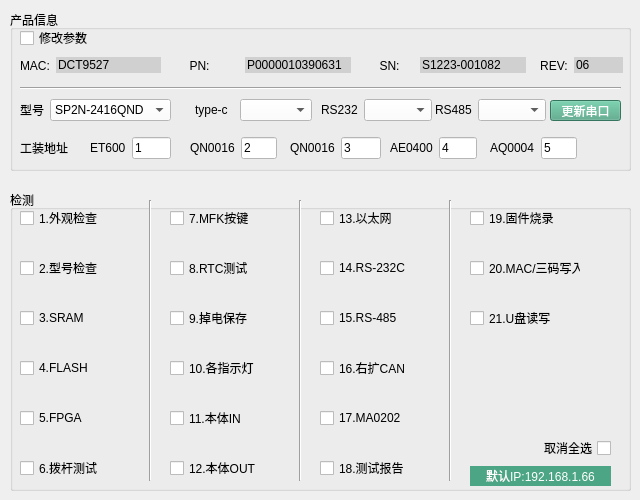
   <widget class="QWidget" name="tab_4">
    <attribute name="title">
     <string>CPU</string>
    </attribute>
    <widget class="QGroupBox" name="groupBox_18">
     <property name="geometry">
      <rect>
       <x>10</x>
       <y>10</y>
       <width>621</width>
       <height>161</height>
      </rect>
     </property>
     <property name="title">
      <string>产品信息</string>
     </property>
     <widget class="QWidget" name="layoutWidget_20">
      <property name="geometry">
       <rect>
        <x>530</x>
        <y>40</y>
        <width>83</width>
        <height>31</height>
       </rect>
      </property>
      <layout class="QHBoxLayout" name="horizontalLayout_30">
       <item>
        <widget class="QLabel" name="label_56">
         <property name="styleSheet">
          <string notr="true">font: 87 12pt &quot;Arial Black&quot;;
</string>
         </property>
         <property name="text">
          <string>REV:</string>
         </property>
         <property name="alignment">
          <set>Qt::AlignCenter</set>
         </property>
        </widget>
       </item>
       <item alignment="Qt::AlignHCenter|Qt::AlignVCenter">
        <widget class="QLineEdit" name="lineEdit_32">
         <property name="styleSheet">
          <string notr="true">background-color: rgb(208, 208, 208);
font: 87 11pt &quot;Arial Black&quot;;
border: none;</string>
         </property>
         <property name="text">
          <string>06</string>
         </property>
        </widget>
       </item>
      </layout>
     </widget>
     <widget class="QWidget" name="layoutWidget_21">
      <property name="geometry">
       <rect>
        <x>355</x>
        <y>40</y>
        <width>161</width>
        <height>31</height>
       </rect>
      </property>
      <layout class="QHBoxLayout" name="horizontalLayout_31">
       <item>
        <widget class="QLabel" name="label_57">
         <property name="styleSheet">
          <string notr="true">font: 87 12pt &quot;Arial Black&quot;;
</string>
         </property>
         <property name="text">
          <string>SN:</string>
         </property>
         <property name="alignment">
          <set>Qt::AlignCenter</set>
         </property>
        </widget>
       </item>
       <item alignment="Qt::AlignHCenter|Qt::AlignVCenter">
        <widget class="QLineEdit" name="lineEdit_31">
         <property name="styleSheet">
          <string notr="true">background-color: rgb(208, 208, 208);
font: 87 11pt &quot;Arial Black&quot;;
border: none;
</string>
         </property>
         <property name="text">
          <string>S1223-001082</string>
         </property>
        </widget>
       </item>
      </layout>
     </widget>
     <widget class="QWidget" name="layoutWidget_22">
      <property name="geometry">
       <rect>
        <x>150</x>
        <y>40</y>
        <width>191</width>
        <height>31</height>
       </rect>
      </property>
      <layout class="QHBoxLayout" name="horizontalLayout_32">
       <item>
        <widget class="QLabel" name="label_58">
         <property name="styleSheet">
          <string notr="true">font: 87 12pt &quot;Arial Black&quot;;
</string>
         </property>
         <property name="text">
          <string>PN:</string>
         </property>
         <property name="alignment">
          <set>Qt::AlignCenter</set>
         </property>
        </widget>
       </item>
       <item alignment="Qt::AlignHCenter|Qt::AlignVCenter">
        <widget class="QLineEdit" name="lineEdit_30">
         <property name="styleSheet">
          <string notr="true">background-color: rgb(208, 208, 208);
font: 87 11pt &quot;Arial Black&quot;;
border: none;</string>
         </property>
         <property name="text">
          <string>P0000010390631</string>
         </property>
        </widget>
       </item>
      </layout>
     </widget>
     <widget class="QWidget" name="layoutWidget_23">
      <property name="geometry">
       <rect>
        <x>10</x>
        <y>85</y>
        <width>151</width>
        <height>30</height>
       </rect>
      </property>
      <layout class="QHBoxLayout" name="horizontalLayout_33">
       <item>
        <widget class="QLabel" name="label_59">
         <property name="text">
          <string>型号</string>
         </property>
        </widget>
       </item>
       <item>
        <widget class="QComboBox" name="comboBox_20">
         <property name="styleSheet">
          <string notr="true">background-color: rgb(255, 255, 255);</string>
         </property>
         <item>
          <property name="text">
           <string>SP2N-2416QND</string>
          </property>
         </item>
        </widget>
       </item>
      </layout>
     </widget>
     <widget class="QWidget" name="layoutWidget_24">
      <property name="geometry">
       <rect>
        <x>311</x>
        <y>85</y>
        <width>111</width>
        <height>30</height>
       </rect>
      </property>
      <layout class="QHBoxLayout" name="horizontalLayout_34">
       <item alignment="Qt::AlignHCenter">
        <widget class="QLabel" name="label_60">
         <property name="text">
          <string>RS232</string>
         </property>
        </widget>
       </item>
       <item>
        <widget class="QComboBox" name="comboBox_21">
         <property name="styleSheet">
          <string notr="true">background-color: rgb(255, 255, 255);</string>
         </property>
        </widget>
       </item>
      </layout>
     </widget>
     <widget class="QWidget" name="layoutWidget_25">
      <property name="geometry">
       <rect>
        <x>425</x>
        <y>85</y>
        <width>111</width>
        <height>30</height>
       </rect>
      </property>
      <layout class="QHBoxLayout" name="horizontalLayout_37">
       <item alignment="Qt::AlignHCenter">
        <widget class="QLabel" name="label_64">
         <property name="text">
          <string>RS485</string>
         </property>
        </widget>
       </item>
       <item>
        <widget class="QComboBox" name="comboBox_22">
         <property name="styleSheet">
          <string notr="true">background-color: rgb(255, 255, 255);</string>
         </property>
        </widget>
       </item>
      </layout>
     </widget>
     <widget class="QWidget" name="layoutWidget_3">
      <property name="geometry">
       <rect>
        <x>80</x>
        <y>123</y>
        <width>81</width>
        <height>30</height>
       </rect>
      </property>
      <layout class="QHBoxLayout" name="horizontalLayout_8">
       <item>
        <widget class="QLabel" name="label_67">
         <property name="text">
          <string>ET600</string>
         </property>
        </widget>
       </item>
       <item>
        <widget class="QLineEdit" name="lineEdit_34">
         <property name="styleSheet">
          <string notr="true">background-color: rgb(255, 255, 255);</string>
         </property>
         <property name="text">
          <string>1</string>
         </property>
        </widget>
       </item>
      </layout>
     </widget>
     <widget class="QWidget" name="layoutWidget_4">
      <property name="geometry">
       <rect>
        <x>180</x>
        <y>123</y>
        <width>87</width>
        <height>30</height>
       </rect>
      </property>
      <layout class="QHBoxLayout" name="horizontalLayout_9">
       <item>
        <widget class="QLabel" name="label_68">
         <property name="text">
          <string>QN0016</string>
         </property>
        </widget>
       </item>
       <item>
        <widget class="QLineEdit" name="lineEdit_35">
         <property name="styleSheet">
          <string notr="true">background-color: rgb(255, 255, 255);</string>
         </property>
         <property name="text">
          <string>2</string>
         </property>
        </widget>
       </item>
      </layout>
     </widget>
     <widget class="QWidget" name="layoutWidget_5">
      <property name="geometry">
       <rect>
        <x>280</x>
        <y>123</y>
        <width>91</width>
        <height>30</height>
       </rect>
      </property>
      <layout class="QHBoxLayout" name="horizontalLayout_10">
       <item>
        <widget class="QLabel" name="label_69">
         <property name="text">
          <string>QN0016</string>
         </property>
        </widget>
       </item>
       <item>
        <widget class="QLineEdit" name="lineEdit_36">
         <property name="styleSheet">
          <string notr="true">background-color: rgb(255, 255, 255);</string>
         </property>
         <property name="text">
          <string>3</string>
         </property>
        </widget>
       </item>
      </layout>
     </widget>
     <widget class="QWidget" name="layoutWidget_6">
      <property name="geometry">
       <rect>
        <x>380</x>
        <y>123</y>
        <width>87</width>
        <height>30</height>
       </rect>
      </property>
      <layout class="QHBoxLayout" name="horizontalLayout_14">
       <item>
        <widget class="QLabel" name="label_70">
         <property name="text">
          <string>AE0400</string>
         </property>
        </widget>
       </item>
       <item>
        <widget class="QLineEdit" name="lineEdit_37">
         <property name="styleSheet">
          <string notr="true">background-color: rgb(255, 255, 255);</string>
         </property>
         <property name="text">
          <string>4</string>
         </property>
        </widget>
       </item>
      </layout>
     </widget>
     <widget class="QWidget" name="layoutWidget_8">
      <property name="geometry">
       <rect>
        <x>480</x>
        <y>123</y>
        <width>87</width>
        <height>30</height>
       </rect>
      </property>
      <layout class="QHBoxLayout" name="horizontalLayout_40">
       <item>
        <widget class="QLabel" name="label_71">
         <property name="text">
          <string>AQ0004</string>
         </property>
        </widget>
       </item>
       <item>
        <widget class="QLineEdit" name="lineEdit_38">
         <property name="styleSheet">
          <string notr="true">background-color: rgb(255, 255, 255);</string>
         </property>
         <property name="text">
          <string>5</string>
         </property>
        </widget>
       </item>
      </layout>
     </widget>
     <widget class="QCheckBox" name="checkBox_71">
      <property name="geometry">
       <rect>
        <x>10</x>
        <y>20</y>
        <width>71</width>
        <height>16</height>
       </rect>
      </property>
      <property name="text">
       <string>修改参数</string>
      </property>
     </widget>
     <widget class="QPushButton" name="pushButton_renewSerial">
      <property name="geometry">
       <rect>
        <x>540</x>
        <y>90</y>
        <width>71</width>
        <height>21</height>
       </rect>
      </property>
      <property name="styleSheet">
       <string notr="true">background-color: rgb(126, 126, 126);
color: rgb(255, 255, 255);
background-color: rgb(76, 165, 132);</string>
      </property>
      <property name="text">
       <string>更新串口</string>
      </property>
     </widget>
     <widget class="QWidget" name="layoutWidget_26">
      <property name="geometry">
       <rect>
        <x>185</x>
        <y>85</y>
        <width>117</width>
        <height>30</height>
       </rect>
      </property>
      <layout class="QHBoxLayout" name="horizontalLayout_39">
       <item>
        <widget class="QLabel" name="label_66">
         <property name="text">
          <string>type-c</string>
         </property>
        </widget>
       </item>
       <item>
        <widget class="QComboBox" name="comboBox_23">
         <property name="styleSheet">
          <string notr="true">background-color: rgb(255, 255, 255);</string>
         </property>
        </widget>
       </item>
      </layout>
     </widget>
     <widget class="QLabel" name="label_90">
      <property name="geometry">
       <rect>
        <x>10</x>
        <y>124</y>
        <width>61</width>
        <height>28</height>
       </rect>
      </property>
      <property name="text">
       <string>工装地址</string>
      </property>
     </widget>
     <widget class="Line" name="line_5">
      <property name="geometry">
       <rect>
        <x>10</x>
        <y>68</y>
        <width>601</width>
        <height>20</height>
       </rect>
      </property>
      <property name="orientation">
       <enum>Qt::Horizontal</enum>
      </property>
     </widget>
     <widget class="QWidget" name="layoutWidget">
      <property name="geometry">
       <rect>
        <x>10</x>
        <y>40</y>
        <width>141</width>
        <height>31</height>
       </rect>
      </property>
      <layout class="QHBoxLayout" name="horizontalLayout_7">
       <item>
        <widget class="QLabel" name="label_61">
         <property name="styleSheet">
          <string notr="true">font: 87 12pt &quot;Arial Black&quot;;
</string>
         </property>
         <property name="text">
          <string>MAC:</string>
         </property>
        </widget>
       </item>
       <item>
        <widget class="QLineEdit" name="lineEdit_33">
         <property name="styleSheet">
          <string notr="true">background-color: rgb(208, 208, 208);
font: 87 11pt &quot;Arial Black&quot;;
border: none;</string>
         </property>
         <property name="text">
          <string>DCT9527</string>
         </property>
        </widget>
       </item>
      </layout>
     </widget>
     <zorder>layoutWidget</zorder>
     <zorder>line_5</zorder>
     <zorder>layoutWidget_20</zorder>
     <zorder>layoutWidget_21</zorder>
     <zorder>layoutWidget_22</zorder>
     <zorder>layoutWidget_23</zorder>
     <zorder>layoutWidget_24</zorder>
     <zorder>layoutWidget_25</zorder>
     <zorder>layoutWidget_3</zorder>
     <zorder>layoutWidget_4</zorder>
     <zorder>layoutWidget_5</zorder>
     <zorder>layoutWidget_6</zorder>
     <zorder>layoutWidget_8</zorder>
     <zorder>checkBox_71</zorder>
     <zorder>pushButton_renewSerial</zorder>
     <zorder>layoutWidget_26</zorder>
     <zorder>label_90</zorder>
    </widget>
    <widget class="QGroupBox" name="groupBox_19">
     <property name="geometry">
      <rect>
       <x>10</x>
       <y>190</y>
       <width>621</width>
       <height>301</height>
      </rect>
     </property>
     <property name="title">
      <string>检测</string>
     </property>
     <widget class="QCheckBox" name="checkBox_53">
      <property name="geometry">
       <rect>
        <x>10</x>
        <y>170</y>
        <width>101</width>
        <height>16</height>
       </rect>
      </property>
      <property name="text">
       <string>4.FLASH</string>
      </property>
     </widget>
     <widget class="QCheckBox" name="checkBox_69">
      <property name="geometry">
       <rect>
        <x>460</x>
        <y>20</y>
        <width>101</width>
        <height>16</height>
       </rect>
      </property>
      <property name="text">
       <string>19.固件烧录</string>
      </property>
     </widget>
     <widget class="QCheckBox" name="checkBox_56">
      <property name="geometry">
       <rect>
        <x>10</x>
        <y>270</y>
        <width>101</width>
        <height>16</height>
       </rect>
      </property>
      <property name="text">
       <string>6.拨杆测试</string>
      </property>
     </widget>
     <widget class="QCheckBox" name="checkBox_55">
      <property name="geometry">
       <rect>
        <x>10</x>
        <y>220</y>
        <width>101</width>
        <height>16</height>
       </rect>
      </property>
      <property name="text">
       <string>5.FPGA</string>
      </property>
     </widget>
     <widget class="QCheckBox" name="checkBox_57">
      <property name="geometry">
       <rect>
        <x>160</x>
        <y>20</y>
        <width>101</width>
        <height>16</height>
       </rect>
      </property>
      <property name="text">
       <string>7.MFK按键</string>
      </property>
     </widget>
     <widget class="QCheckBox" name="checkBox_58">
      <property name="geometry">
       <rect>
        <x>160</x>
        <y>70</y>
        <width>101</width>
        <height>16</height>
       </rect>
      </property>
      <property name="text">
       <string>8.RTC测试</string>
      </property>
     </widget>
     <widget class="QCheckBox" name="checkBox_60">
      <property name="geometry">
       <rect>
        <x>160</x>
        <y>170</y>
        <width>101</width>
        <height>16</height>
       </rect>
      </property>
      <property name="text">
       <string>10.各指示灯</string>
      </property>
     </widget>
     <widget class="QCheckBox" name="checkBox_59">
      <property name="geometry">
       <rect>
        <x>160</x>
        <y>120</y>
        <width>101</width>
        <height>16</height>
       </rect>
      </property>
      <property name="text">
       <string>9.掉电保存</string>
      </property>
     </widget>
     <widget class="QCheckBox" name="checkBox_61">
      <property name="geometry">
       <rect>
        <x>160</x>
        <y>220</y>
        <width>101</width>
        <height>16</height>
       </rect>
      </property>
      <property name="text">
       <string>11.本体IN</string>
      </property>
     </widget>
     <widget class="QCheckBox" name="checkBox_62">
      <property name="geometry">
       <rect>
        <x>160</x>
        <y>270</y>
        <width>101</width>
        <height>16</height>
       </rect>
      </property>
      <property name="text">
       <string>12.本体OUT</string>
      </property>
     </widget>
     <widget class="QCheckBox" name="checkBox_64">
      <property name="geometry">
       <rect>
        <x>310</x>
        <y>70</y>
        <width>101</width>
        <height>16</height>
       </rect>
      </property>
      <property name="text">
       <string>14.RS-232C</string>
      </property>
     </widget>
     <widget class="QCheckBox" name="checkBox_63">
      <property name="geometry">
       <rect>
        <x>310</x>
        <y>20</y>
        <width>101</width>
        <height>16</height>
       </rect>
      </property>
      <property name="text">
       <string>13.以太网</string>
      </property>
     </widget>
     <widget class="QCheckBox" name="checkBox_65">
      <property name="geometry">
       <rect>
        <x>310</x>
        <y>120</y>
        <width>101</width>
        <height>16</height>
       </rect>
      </property>
      <property name="text">
       <string>15.RS-485</string>
      </property>
     </widget>
     <widget class="QCheckBox" name="checkBox_66">
      <property name="geometry">
       <rect>
        <x>310</x>
        <y>170</y>
        <width>101</width>
        <height>16</height>
       </rect>
      </property>
      <property name="text">
       <string>16.右扩CAN</string>
      </property>
     </widget>
     <widget class="QCheckBox" name="checkBox_68">
      <property name="geometry">
       <rect>
        <x>310</x>
        <y>270</y>
        <width>101</width>
        <height>16</height>
       </rect>
      </property>
      <property name="text">
       <string>18.测试报告</string>
      </property>
     </widget>
     <widget class="QCheckBox" name="checkBox_67">
      <property name="geometry">
       <rect>
        <x>310</x>
        <y>220</y>
        <width>101</width>
        <height>16</height>
       </rect>
      </property>
      <property name="text">
       <string>17.MA0202</string>
      </property>
     </widget>
     <widget class="QCheckBox" name="checkBox_50">
      <property name="geometry">
       <rect>
        <x>10</x>
        <y>20</y>
        <width>101</width>
        <height>16</height>
       </rect>
      </property>
      <property name="text">
       <string>1.外观检查</string>
      </property>
     </widget>
     <widget class="QCheckBox" name="checkBox_54">
      <property name="geometry">
       <rect>
        <x>460</x>
        <y>70</y>
        <width>111</width>
        <height>16</height>
       </rect>
      </property>
      <property name="text">
       <string>20.MAC/三码写入</string>
      </property>
     </widget>
     <widget class="QLabel" name="label_14">
      <property name="geometry">
       <rect>
        <x>460</x>
        <y>276</y>
        <width>141</width>
        <height>20</height>
       </rect>
      </property>
      <property name="styleSheet">
       <string notr="true">background-color: rgb(126, 126, 126);
color: rgb(255, 255, 255);
background-color: rgb(76, 165, 132);</string>
      </property>
      <property name="text">
       <string>默认IP:192.168.1.66</string>
      </property>
      <property name="alignment">
       <set>Qt::AlignCenter</set>
      </property>
     </widget>
     <widget class="Line" name="line_6">
      <property name="geometry">
       <rect>
        <x>130</x>
        <y>10</y>
        <width>21</width>
        <height>281</height>
       </rect>
      </property>
      <property name="orientation">
       <enum>Qt::Vertical</enum>
      </property>
     </widget>
     <widget class="Line" name="line_9">
      <property name="geometry">
       <rect>
        <x>280</x>
        <y>10</y>
        <width>21</width>
        <height>281</height>
       </rect>
      </property>
      <property name="orientation">
       <enum>Qt::Vertical</enum>
      </property>
     </widget>
     <widget class="Line" name="line_10">
      <property name="geometry">
       <rect>
        <x>430</x>
        <y>10</y>
        <width>21</width>
        <height>281</height>
       </rect>
      </property>
      <property name="orientation">
       <enum>Qt::Vertical</enum>
      </property>
     </widget>
     <widget class="QCheckBox" name="checkBox_72">
      <property name="geometry">
       <rect>
        <x>460</x>
        <y>120</y>
        <width>101</width>
        <height>16</height>
       </rect>
      </property>
      <property name="text">
       <string>21.U盘读写</string>
      </property>
     </widget>
     <widget class="QCheckBox" name="checkBox_51">
      <property name="geometry">
       <rect>
        <x>10</x>
        <y>70</y>
        <width>101</width>
        <height>16</height>
       </rect>
      </property>
      <property name="text">
       <string>2.型号检查</string>
      </property>
     </widget>
     <widget class="QCheckBox" name="checkBox_52">
      <property name="geometry">
       <rect>
        <x>10</x>
        <y>120</y>
        <width>101</width>
        <height>16</height>
       </rect>
      </property>
      <property name="text">
       <string>3.SRAM</string>
      </property>
     </widget>
     <widget class="QCheckBox" name="checkBox_73">
      <property name="geometry">
       <rect>
        <x>530</x>
        <y>250</y>
        <width>71</width>
        <height>16</height>
       </rect>
      </property>
      <property name="layoutDirection">
       <enum>Qt::RightToLeft</enum>
      </property>
      <property name="text">
       <string>取消全选</string>
      </property>
     </widget>
    </widget>
   </widget>
